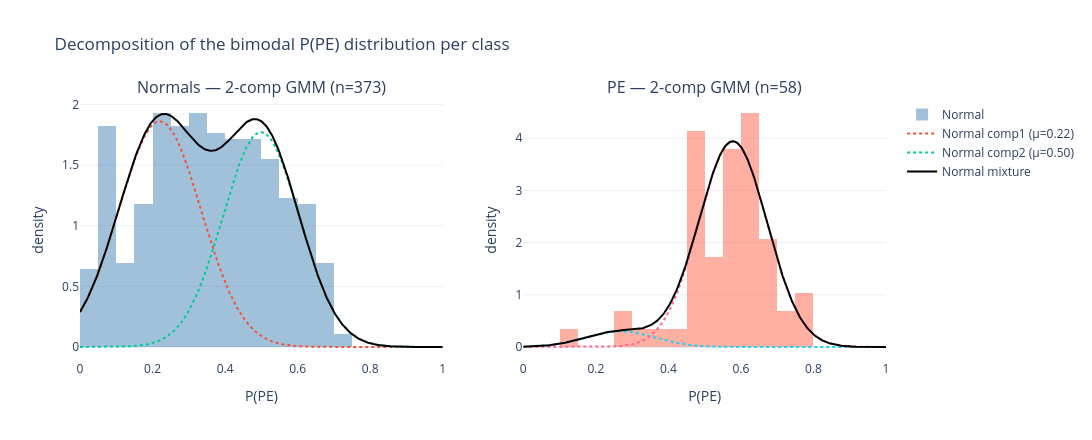

The notebook cell saved with this chart:
### Code cell
xx = np.linspace(0, 1, 400)
fig = make_subplots(rows=1, cols=2,
    subplot_titles=(f'Normals — 2-comp GMM (n={int((y_test==0).sum())})',
                    f'PE — 2-comp GMM (n={int((y_test==1).sum())})'))
for col, (g, label, color) in enumerate([(g_norm, 'Normal', C_NORM), (g_pe, 'PE', C_PE)], start=1):
    p_data = probs_test[y_test==(0 if label=='Normal' else 1)]
    fig.add_trace(go.Histogram(x=p_data, histnorm='probability density', nbinsx=30,
        marker_color=color, opacity=0.5, name=label, showlegend=(col==1)), row=1, col=col)
    total = np.zeros_like(xx)
    for i in range(2):
        comp = g['weights'][i] * stats.norm.pdf(xx, g['means'][i], g['stds'][i])
        total += comp
        fig.add_trace(go.Scatter(x=xx, y=comp, mode='lines', line=dict(width=2, dash='dot'),
            name=f'{label} comp{i+1} (μ={g["means"][i]:.2f})', showlegend=(col==1)), row=1, col=col)
    fig.add_trace(go.Scatter(x=xx, y=total, mode='lines', line=dict(color='black', width=2),
        name=f'{label} mixture', showlegend=(col==1)), row=1, col=col)
fig.update_xaxes(title='P(PE)'); fig.update_yaxes(title='density')
fig.update_layout(template='plotly_white', width=1100, height=440, barmode='overlay',
    title='Decomposition of the bimodal P(PE) distribution per class')
fig.show()

### Figure 1 — Plotly figure (JSON) as saved in the notebook; plotly's stock layout.template omitted (floating-point values rounded to 4 significant figures; data arrays with more than 128 entries replaced by an {"elided": "..."} marker saying what was removed)
{"data": [{"histnorm": "probability density", "marker": {"color": "steelblue"}, "name": "Normal", "nbinsx": 30, "opacity": 0.5, "showlegend": true, "type": "histogram", "x": {"elided": "373 float values"}, "xaxis": "x", "yaxis": "y"}, {"line": {"dash": "dot", "width": 2}, "mode": "lines", "name": "Normal comp1 (μ=0.22)", "showlegend": true, "type": "scatter", "x": {"elided": "400 float values"}, "xaxis": "x", "y": {"elided": "400 float values"}, "yaxis": "y"}, {"line": {"dash": "dot", "width": 2}, "mode": "lines", "name": "Normal comp2 (μ=0.50)", "showlegend": true, "type": "scatter", "x": {"elided": "400 float values"}, "xaxis": "x", "y": {"elided": "400 float values"}, "yaxis": "y"}, {"line": {"color": "black", "width": 2}, "mode": "lines", "name": "Normal mixture", "showlegend": true, "type": "scatter", "x": {"elided": "400 float values"}, "xaxis": "x", "y": {"elided": "400 float values"}, "yaxis": "y"}, {"histnorm": "probability density", "marker": {"color": "tomato"}, "name": "PE", "nbinsx": 30, "opacity": 0.5, "showlegend": false, "type": "histogram", "x": [0.4903, 0.5625, 0.5361, 0.6083, 0.6295, 0.4692, 0.5578, 0.1238, 0.5023, 0.6281, 0.59, 0.6973, 0.7161, 0.5918, 0.6915, 0.3874, 0.5853, 0.6278, 0.3098, 0.2855, 0.45, 0.7439, 0.7754, 0.5073, 0.5553, 0.6084, 0.4776, 0.5863, 0.449, 0.6504, 0.6133, 0.5572, 0.4592, 0.507, 0.4604, 0.4752, 0.5259, 0.601, 0.2849, 0.7664, 0.6554, 0.489, 0.5535, 0.6079, 0.6989, 0.4766, 0.4675, 0.4785, 0.4739, 0.771, 0.5561, 0.618, 0.6893, 0.6254, 0.6238, 0.6392, 0.5562, 0.6129], "xaxis": "x2", "yaxis": "y2"}, {"line": {"dash": "dot", "width": 2}, "mode": "lines", "name": "PE comp1 (μ=0.27)", "showlegend": false, "type": "scatter", "x": {"elided": "400 float values"}, "xaxis": "x2", "y": {"elided": "400 float values"}, "yaxis": "y2"}, {"line": {"dash": "dot", "width": 2}, "mode": "lines", "name": "PE comp2 (μ=0.58)", "showlegend": false, "type": "scatter", "x": {"elided": "400 float values"}, "xaxis": "x2", "y": {"elided": "400 float values"}, "yaxis": "y2"}, {"line": {"color": "black", "width": 2}, "mode": "lines", "name": "PE mixture", "showlegend": false, "type": "scatter", "x": {"elided": "400 float values"}, "xaxis": "x2", "y": {"elided": "400 float values"}, "yaxis": "y2"}], "layout": {"annotations": [{"font": {"size": 16}, "showarrow": false, "text": "Normals — 2-comp GMM (n=373)", "x": 0.225, "xanchor": "center", "xref": "paper", "y": 1.0, "yanchor": "bottom", "yref": "paper"}, {"font": {"size": 16}, "showarrow": false, "text": "PE — 2-comp GMM (n=58)", "x": 0.775, "xanchor": "center", "xref": "paper", "y": 1.0, "yanchor": "bottom", "yref": "paper"}], "barmode": "overlay", "height": 440, "title": {"text": "Decomposition of the bimodal P(PE) distribution per class"}, "width": 1100, "xaxis": {"anchor": "y", "domain": [0.0, 0.45], "title": {"text": "P(PE)"}}, "xaxis2": {"anchor": "y2", "domain": [0.55, 1.0], "title": {"text": "P(PE)"}}, "yaxis": {"anchor": "x", "domain": [0.0, 1.0], "title": {"text": "density"}}, "yaxis2": {"anchor": "x2", "domain": [0.0, 1.0], "title": {"text": "density"}}}}
